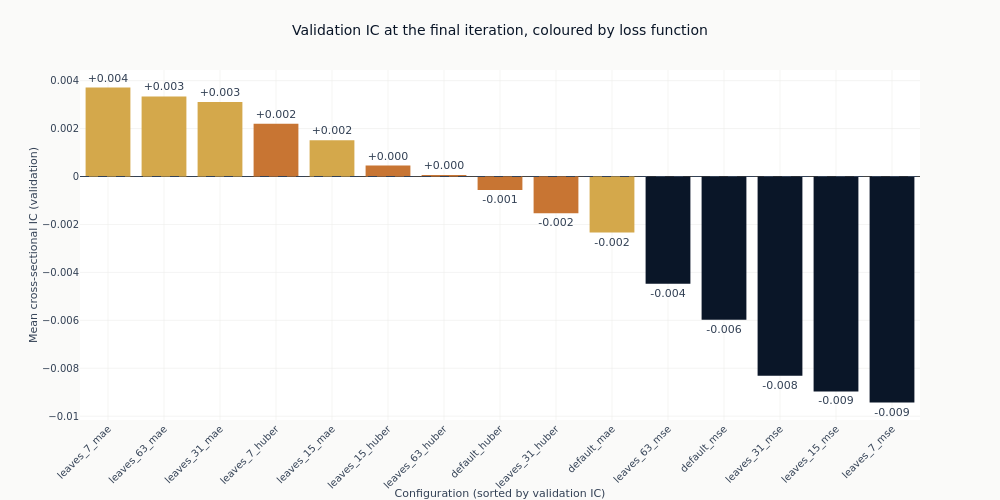

Notebook code cell kept with this figure:
### Markdown cell above
### Whether the loss function is what separates them

The curves are coloured by objective because that is the axis with a mechanism behind it. If
heavy tails are steering the squared-error fits, the three colours should separate, and they
should separate more as trees are added, since each additional tree is fitted to the residuals
the previous ones left.

The chart below drops the checkpoint dimension by taking each configuration's final state, so
every configuration is compared at the same amount of training. That is the comparison that does
not require choosing anything after the fact.

### Code cell
final_iteration = int(catalog.get_column("checkpoint_value").max())
final = (
    catalog.filter(pl.col("checkpoint_value") == final_iteration)
    .filter("full_coverage")
    .with_columns(objective=pl.col("config_name").map_elements(objective_of, return_dtype=pl.Utf8))
    .sort("ic_mean", descending=True)
)

fig_obj = go.Figure(
    go.Bar(
        x=final.get_column("config_name").to_list(),
        y=final.get_column("ic_mean").to_list(),
        marker_color=[objectives[value] for value in final.get_column("objective")],
        text=[f"{value:+.3f}" for value in final.get_column("ic_mean")],
        textposition="outside",
        cliponaxis=False,
    )
)
fig_obj.add_hline(y=0, line_width=1, line_dash="dash", line_color=COLORS["neutral"])
fig_obj.update_layout(
    title="Validation IC at the final iteration, coloured by loss function",
    height=500,
    width=1000,
    showlegend=False,
    margin=dict(t=70),
)
fig_obj.update_xaxes(title_text="Configuration (sorted by validation IC)", tickangle=-45)
fig_obj.update_yaxes(title_text="Mean cross-sectional IC (validation)")
show_plotly_with_alt(
    fig_obj,
    "Bar chart of mean validation information coefficient for every full-coverage configuration "
    "at its final boosting iteration, sorted descending and coloured by loss function, against a "
    "dashed zero line. The bars divide by colour rather than by leaf count: every blue "
    "squared-error bar hangs below the line, and together they take the five rightmost places "
    "with nothing else among them. The copper Huber and amber absolute-error bars are "
    "interleaved to the left of that block, mostly above the line, with two copper and one "
    "amber bar just below it. Leaf count varies within each colour group without ordering it.",
)

### Figure 1 — Plotly figure (JSON) as saved in the notebook; plotly's stock layout.template omitted (floating-point values rounded to 4 significant figures)
{"data": [{"cliponaxis": false, "marker": {"color": ["#D4A84B", "#D4A84B", "#D4A84B", "#C87533", "#D4A84B", "#C87533", "#C87533", "#C87533", "#C87533", "#D4A84B", "#0a1628", "#0a1628", "#0a1628", "#0a1628", "#0a1628"]}, "text": ["+0.004", "+0.003", "+0.003", "+0.002", "+0.002", "+0.000", "+0.000", "-0.001", "-0.002", "-0.002", "-0.004", "-0.006", "-0.008", "-0.009", "-0.009"], "textposition": "outside", "type": "bar", "x": ["leaves_7_mae", "leaves_63_mae", "leaves_31_mae", "leaves_7_huber", "leaves_15_mae", "leaves_15_huber", "leaves_63_huber", "default_huber", "leaves_31_huber", "default_mae", "leaves_63_mse", "default_mse", "leaves_31_mse", "leaves_15_mse", "leaves_7_mse"], "y": [0.003713, 0.003342, 0.003109, 0.002198, 0.001511, 0.0004549, 6.7e-05, -0.0005658, -0.001529, -0.00234, -0.004471, -0.005977, -0.008313, -0.008966, -0.009428]}], "layout": {"height": 500, "margin": {"t": 70}, "shapes": [{"line": {"color": "#334155", "dash": "dash", "width": 1}, "type": "line", "x0": 0, "x1": 1, "xref": "x domain", "y0": 0, "y1": 0, "yref": "y"}], "showlegend": false, "title": {"text": "Validation IC at the final iteration, coloured by loss function"}, "width": 1000, "xaxis": {"tickangle": -45, "title": {"text": "Configuration (sorted by validation IC)"}}, "yaxis": {"title": {"text": "Mean cross-sectional IC (validation)"}}}}
